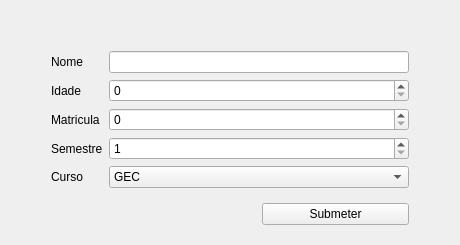
            <widget class="QWidget" name="aluno1">
             <layout class="QGridLayout" name="gridLayout_8">
              <item row="0" column="1">
               <layout class="QGridLayout" name="gridLayout_2">
                <item row="0" column="2">
                 <spacer name="verticalSpacer_5">
                  <property name="orientation">
                   <enum>Qt::Vertical</enum>
                  </property>
                  <property name="sizeHint" stdset="0">
                   <size>
                    <width>20</width>
                    <height>40</height>
                   </size>
                  </property>
                 </spacer>
                </item>
                <item row="4" column="1">
                 <widget class="QLabel" name="aluno_lbl_semestre">
                  <property name="text">
                   <string>Semestre</string>
                  </property>
                 </widget>
                </item>
                <item row="1" column="1">
                 <widget class="QLabel" name="aluno_lbl_nome">
                  <property name="text">
                   <string>Nome</string>
                  </property>
                 </widget>
                </item>
                <item row="5" column="1">
                 <widget class="QLabel" name="aluno_lbl_curso">
                  <property name="text">
                   <string>Curso</string>
                  </property>
                 </widget>
                </item>
                <item row="2" column="1">
                 <widget class="QLabel" name="aluno_lbl_idade">
                  <property name="text">
                   <string>Idade</string>
                  </property>
                 </widget>
                </item>
                <item row="3" column="1">
                 <widget class="QLabel" name="aluno_lbl_matricula">
                  <property name="text">
                   <string>Matricula</string>
                  </property>
                 </widget>
                </item>
                <item row="6" column="2">
                 <spacer name="verticalSpacer_6">
                  <property name="orientation">
                   <enum>Qt::Vertical</enum>
                  </property>
                  <property name="sizeHint" stdset="0">
                   <size>
                    <width>20</width>
                    <height>40</height>
                   </size>
                  </property>
                 </spacer>
                </item>
                <item row="6" column="3">
                 <widget class="QPushButton" name="aluno_submeter">
                  <property name="minimumSize">
                   <size>
                    <width>100</width>
                    <height>0</height>
                   </size>
                  </property>
                  <property name="maximumSize">
                   <size>
                    <width>150</width>
                    <height>16777215</height>
                   </size>
                  </property>
                  <property name="text">
                   <string>Submeter</string>
                  </property>
                 </widget>
                </item>
                <item row="1" column="2" colspan="2">
                 <widget class="QLineEdit" name="aluno_input_nome">
                  <property name="minimumSize">
                   <size>
                    <width>300</width>
                    <height>0</height>
                   </size>
                  </property>
                 </widget>
                </item>
                <item row="2" column="2" colspan="2">
                 <widget class="QSpinBox" name="aluno_input_idade">
                  <property name="maximum">
                   <number>130</number>
                  </property>
                 </widget>
                </item>
                <item row="4" column="2" colspan="2">
                 <widget class="QSpinBox" name="aluno_input_semestre">
                  <property name="minimum">
                   <number>1</number>
                  </property>
                  <property name="maximum">
                   <number>10</number>
                  </property>
                 </widget>
                </item>
                <item row="5" column="2" colspan="2">
                 <widget class="QComboBox" name="aluno_input_curso">
                  <item>
                   <property name="text">
                    <string>GEC</string>
                   </property>
                  </item>
                 </widget>
                </item>
                <item row="3" column="2" colspan="2">
                 <widget class="QSpinBox" name="aluno_input_matricula">
                  <property name="maximum">
                   <number>10000</number>
                  </property>
                 </widget>
                </item>
               </layout>
              </item>
              <item row="0" column="2">
               <spacer name="horizontalSpacer_4">
                <property name="orientation">
                 <enum>Qt::Horizontal</enum>
                </property>
                <property name="sizeHint" stdset="0">
                 <size>
                  <width>40</width>
                  <height>20</height>
                 </size>
                </property>
               </spacer>
              </item>
              <item row="0" column="0">
               <spacer name="horizontalSpacer_3">
                <property name="orientation">
                 <enum>Qt::Horizontal</enum>
                </property>
                <property name="sizeHint" stdset="0">
                 <size>
                  <width>40</width>
                  <height>20</height>
                 </size>
                </property>
               </spacer>
              </item>
             </layout>
            </widget>
